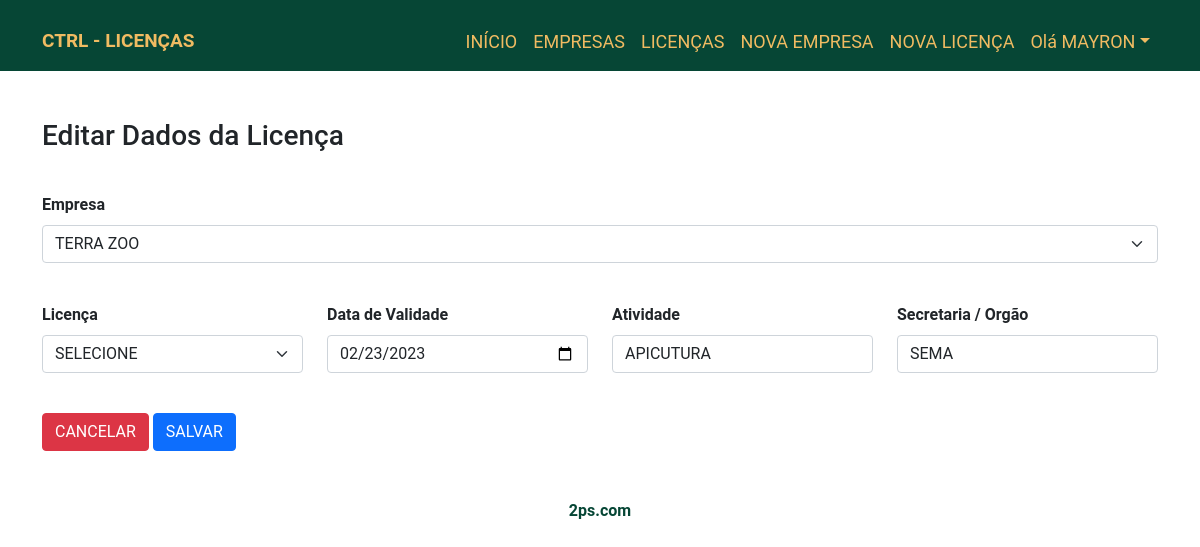
/editLicense.php?id_license=2 (signed in), run on the app's committed database.
### tables this page shows
CREATE TABLE `license` (
  `id_license` int(11) NOT NULL AUTO_INCREMENT,
  `id_company` int(11) NOT NULL,
  `type_license` varchar(200) NOT NULL,
  `expiration_date` date DEFAULT NULL,
  `activity` varchar(200) NOT NULL,
  `organ` varchar(200) NOT NULL,
  `insert_date` timestamp NOT NULL DEFAULT CURRENT_TIMESTAMP ON UPDATE CURRENT_TIMESTAMP,
  PRIMARY KEY (`id_license`),
  KEY `license_FK` (`id_company`),
  CONSTRAINT `license_FK` FOREIGN KEY (`id_company`) REFERENCES `company` (`id_company`)
);

### editLicense.php (the view, shortened to what this page needs)
<!DOCTYPE html>
<html lang="en">
<head>
    <link rel="stylesheet" href="assets/css/bootstrap.min.css">
    <link rel="stylesheet" href="assets/css/style.css">
</head>
<body>
    <?php include_once 'header.php'?>
    <section>
        <?php
            $datas = [];
            $id = filter_input(INPUT_GET, 'id_license');
            if($id){
                $searchIdLicense = $connectionPDO->prepare("SELECT * FROM license WHERE id_license = :id_license");
                $searchIdLicense->bindValue(':id_license', $id);
                $searchIdLicense->execute();
                if($searchIdLicense->rowCount() > 0){
                    $datas = $searchIdLicense->fetch(PDO::FETCH_ASSOC);
                }else{
                    header("Location:listLicense.php");
                    exit();
                }
            }else{
                header("Location:listLicense.php");
                exit();
            }
        ?>
        <div class="container">
            <div class="row">
                <div class="col-lg-12">
                    <h3 class="mt-5">Editar Dados da Licença</h3>
                    <form action="saveEditLicense.php" method="POST">
                        <div class="row mt-4 mb-3">
                            <div class="col-12-lg">
                                <label for="nameCompany" class="form-label mt-3">Empresa</label>
                                <select name="nameCompany" id="nameCompany" class="form-select" required autofocus>
                                    <?php
                                        $searchCompanyNames = $connectionPDO->query("SELECT company.id_company, company.nameCompany, license.id_license, license.type_license, license.expiration_date, license.activity, license.organ FROM license, company  WHERE license.id_company = company.id_company and id_license = $id");
                                        if($searchCompanyNames->rowCount()>0){
                                            $listCompanys = $searchCompanyNames->fetchAll(PDO::FETCH_ASSOC);
                                            foreach($listCompanys as $listCompany){?>
                                                <option value="<?=$listCompany['id_company'];?>"><?=$listCompany['nameCompany'];?></option>
                                                <?
                                            }
                                        }
                                    ?>
                                </select>
                            </div>
                        </div>
                        <div class="row mb-3">
                            <div class="col-lg-3">
                                <label for="nameRepresentative" class="form-label mt-4">Licença</label>
                                <select name="type_license" id="type_license" class="form-select" required>
                                    <option value="">SELECIONE</option>
                                </select>
                            </div>
                            <div class="col-lg-3">
                                <label for="expiration_date" class="form-label mt-4">Data de Validade</label>
                                <input type="date" name="expiration_date" id="expiration_date" value="<?=$datas['expiration_date'];?>" class="form-control" required>
                            </div>
                            <div class="col-lg-3">
                                <label for="activity" class="form-label mt-4">Atividade</label>
                                <input type="text" name="activity" id="activity" value="<?=$datas['activity'];?>" class="form-control" maxlength="100" required>
                            </div>
                            <div class="col-lg-3">
                                <label for="organ" class="form-label mt-4">Secretaria / Orgão</label>
                                <input type="text" name="organ" id="organ" value="<?=$datas['organ'];?>" class="form-control" maxlength="20">
                            </div>
                        </div>
                        </div class="row">
                            <div class="col-12-lg">
                                <a class="btn btn-danger mt-4" href="listLicense.php">CANCELAR</a>
                                <input type="submit" value="SALVAR" class="btn btn-primary mt-4">
                            </div>
                        </div>
                </div>
    </section>
    <?php include_once 'footer.php'?>
</body>
</html>

### assets/css/style.css (style rules this page uses)
body { font-family: 'Roboto', sans-serif; background-color: none; }
label { font-size:16px; font-weight: bold; }

### data on the page
license: expiration_date "02/23/2023", activity "APICUTURA", organ "SEMA"

### other printed values
$_SESSION['name'] "MAYRON"
form field nameCompany "TERRA ZOO"
